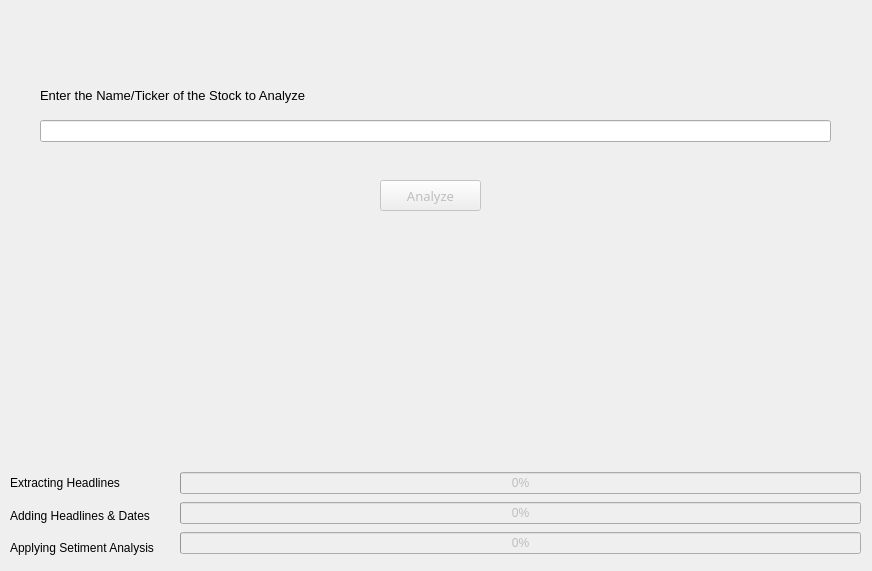
<?xml version="1.0" encoding="UTF-8"?>
<ui version="4.0">
 <class>Dialog</class>
 <widget class="QDialog" name="Dialog">
  <property name="geometry">
   <rect>
    <x>0</x>
    <y>0</y>
    <width>872</width>
    <height>571</height>
   </rect>
  </property>
  <property name="windowTitle">
   <string>Stolcker:- Stalk your Stocks!!</string>
  </property>
  <property name="styleSheet">
   <string notr="true"/>
  </property>
  <widget class="QPushButton" name="pushButton_2">
   <property name="enabled">
    <bool>false</bool>
   </property>
   <property name="geometry">
    <rect>
     <x>380</x>
     <y>180</y>
     <width>101</width>
     <height>31</height>
    </rect>
   </property>
   <property name="font">
    <font>
     <family>Malgun Gothic</family>
     <pointsize>10</pointsize>
     <weight>50</weight>
     <bold>false</bold>
    </font>
   </property>
   <property name="styleSheet">
    <string notr="true"/>
   </property>
   <property name="inputMethodHints">
    <set>Qt::ImhNoPredictiveText</set>
   </property>
   <property name="text">
    <string>Analyze</string>
   </property>
   <property name="default">
    <bool>false</bool>
   </property>
   <property name="flat">
    <bool>false</bool>
   </property>
  </widget>
  <widget class="QLineEdit" name="lineEdit">
   <property name="geometry">
    <rect>
     <x>40</x>
     <y>120</y>
     <width>791</width>
     <height>22</height>
    </rect>
   </property>
   <property name="inputMethodHints">
    <set>Qt::ImhNone</set>
   </property>
  </widget>
  <widget class="QLabel" name="label">
   <property name="geometry">
    <rect>
     <x>40</x>
     <y>85</y>
     <width>421</width>
     <height>21</height>
    </rect>
   </property>
   <property name="text">
    <string>&lt;html&gt;&lt;head/&gt;&lt;body&gt;&lt;p&gt;&lt;span style=&quot; font-size:10pt;&quot;&gt;Enter the Name/Ticker of the Stock to Analyze&lt;/span&gt;&lt;/p&gt;&lt;/body&gt;&lt;/html&gt;</string>
   </property>
  </widget>
  <widget class="QWidget" name="">
   <property name="geometry">
    <rect>
     <x>10</x>
     <y>470</y>
     <width>161</width>
     <height>91</height>
    </rect>
   </property>
   <layout class="QVBoxLayout" name="verticalLayout_2">
    <item>
     <widget class="QLabel" name="label_3">
      <property name="text">
       <string>Extracting Headlines</string>
      </property>
     </widget>
    </item>
    <item>
     <widget class="QLabel" name="label_2">
      <property name="text">
       <string>Adding Headlines &amp; Dates</string>
      </property>
     </widget>
    </item>
    <item>
     <widget class="QLabel" name="label_4">
      <property name="text">
       <string>Applying Setiment Analysis</string>
      </property>
     </widget>
    </item>
   </layout>
  </widget>
  <widget class="QWidget" name="">
   <property name="geometry">
    <rect>
     <x>180</x>
     <y>470</y>
     <width>681</width>
     <height>88</height>
    </rect>
   </property>
   <layout class="QVBoxLayout" name="verticalLayout">
    <item>
     <widget class="QProgressBar" name="progressBar">
      <property name="enabled">
       <bool>false</bool>
      </property>
      <property name="styleSheet">
       <string notr="true">font: 8pt &quot;MS Shell Dlg 2&quot;;dsfasdf</string>
      </property>
      <property name="value">
       <number>0</number>
      </property>
     </widget>
    </item>
    <item>
     <widget class="QProgressBar" name="progressBar_2">
      <property name="enabled">
       <bool>false</bool>
      </property>
      <property name="styleSheet">
       <string notr="true">font: 8pt &quot;MS Shell Dlg 2&quot;;dsfasdf</string>
      </property>
      <property name="value">
       <number>0</number>
      </property>
     </widget>
    </item>
    <item>
     <widget class="QProgressBar" name="progressBar_3">
      <property name="enabled">
       <bool>false</bool>
      </property>
      <property name="styleSheet">
       <string notr="true">font: 8pt &quot;MS Shell Dlg 2&quot;;dsfasdf</string>
      </property>
      <property name="value">
       <number>0</number>
      </property>
     </widget>
    </item>
   </layout>
  </widget>
 </widget>
 <resources>
  <include location="../../../AppData/Local/Programs/Python/Python310/Lib/site-packages/qdarkstyle/dark/darkstyle.qrc"/>
 </resources>
 <connections/>
</ui>
